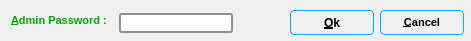
  <widget class="QFrame" name="frame_3">
   <property name="geometry">
    <rect>
     <x>0</x>
     <y>440</y>
     <width>471</width>
     <height>41</height>
    </rect>
   </property>
   <property name="styleSheet">
    <string notr="true">QFrame { 
background-color: qlineargradient(x1: 0, y1: 0, x2: 0, y2: 1,
stop: 0 #FFFFFF , stop: 1 #E0E0E0);
border: 0px;
border-radius: 3px;
margin-top: 1ex; /* leave space at the top for the title */
}

QFrame::title {
subcontrol-origin: margin;
subcontrol-position: top center; /* position at the top center */
padding: 0 3px;
}</string>
   </property>
   <property name="frameShape">
    <enum>QFrame::StyledPanel</enum>
   </property>
   <property name="frameShadow">
    <enum>QFrame::Plain</enum>
   </property>
   <property name="lineWidth">
    <number>0</number>
   </property>
   <widget class="QLabel" name="puLabel">
    <property name="geometry">
     <rect>
      <x>8</x>
      <y>8</y>
      <width>111</width>
      <height>25</height>
     </rect>
    </property>
    <property name="styleSheet">
     <string notr="true"/>
    </property>
    <property name="lineWidth">
     <number>0</number>
    </property>
    <property name="text">
     <string>&lt;!DOCTYPE HTML PUBLIC &quot;-//W3C//DTD HTML 4.0//EN&quot; &quot;http://www.w3.org/TR/REC-html40/strict.dtd&quot;&gt;
&lt;html&gt;&lt;head&gt;&lt;meta name=&quot;qrichtext&quot; content=&quot;1&quot; /&gt;&lt;style type=&quot;text/css&quot;&gt;
p, li { white-space: pre-wrap; }
&lt;/style&gt;&lt;/head&gt;&lt;body style=&quot; font-family:'MS Shell Dlg 2'; font-size:8.25pt; font-weight:400; font-style:normal;&quot;&gt;
&lt;p style=&quot; margin-top:0px; margin-bottom:0px; margin-left:0px; margin-right:0px; -qt-block-indent:0; text-indent:0px;&quot;&gt;&lt;span style=&quot; font-size:8pt; font-weight:600; color:#00aa00;&quot;&gt; &amp;amp;Admin Password :&lt;/span&gt;&lt;/p&gt;&lt;/body&gt;&lt;/html&gt;</string>
    </property>
    <property name="buddy">
     <cstring>adminPasswordLE</cstring>
    </property>
   </widget>
   <widget class="QLineEdit" name="adminPasswordLE">
    <property name="enabled">
     <bool>true</bool>
    </property>
    <property name="geometry">
     <rect>
      <x>119</x>
      <y>13</y>
      <width>114</width>
      <height>20</height>
     </rect>
    </property>
    <property name="toolTip">
     <string>&lt;!DOCTYPE HTML PUBLIC &quot;-//W3C//DTD HTML 4.0//EN&quot; &quot;http://www.w3.org/TR/REC-html40/strict.dtd&quot;&gt;
&lt;html&gt;&lt;head&gt;&lt;meta name=&quot;qrichtext&quot; content=&quot;1&quot; /&gt;&lt;style type=&quot;text/css&quot;&gt;
p, li { white-space: pre-wrap; }
&lt;/style&gt;&lt;/head&gt;&lt;body style=&quot; font-family:'MS Shell Dlg 2'; font-size:8.25pt; font-weight:400; font-style:normal;&quot;&gt;
&lt;p style=&quot; margin-top:0px; margin-bottom:0px; margin-left:0px; margin-right:0px; -qt-block-indent:0; text-indent:0px;&quot;&gt;&lt;span style=&quot; font-size:8pt;&quot;&gt;Enter Admin password to access privileged settings and press Enter&lt;/span&gt;&lt;/p&gt;&lt;/body&gt;&lt;/html&gt;</string>
    </property>
    <property name="styleSheet">
     <string notr="true">QLineEdit {
color:rgb(0,0,0);
     border: 2px solid #8f8f91;
     border-radius: 3px;
     min-width: 80px;
 }

QLineEdit:hover {

     border: 2px solid #00aaff;
     border-radius: 3px;
     min-width: 80px;
 }</string>
    </property>
    <property name="echoMode">
     <enum>QLineEdit::Password</enum>
    </property>
   </widget>
   <widget class="QPushButton" name="cancelButton">
    <property name="enabled">
     <bool>true</bool>
    </property>
    <property name="geometry">
     <rect>
      <x>380</x>
      <y>10</y>
      <width>84</width>
      <height>25</height>
     </rect>
    </property>
    <property name="sizePolicy">
     <sizepolicy hsizetype="Minimum" vsizetype="Fixed">
      <horstretch>0</horstretch>
      <verstretch>0</verstretch>
     </sizepolicy>
    </property>
    <property name="font">
     <font>
      <pointsize>8</pointsize>
      <weight>75</weight>
      <bold>true</bold>
      <stylestrategy>PreferDefault</stylestrategy>
     </font>
    </property>
    <property name="toolTip">
     <string>&lt;!DOCTYPE HTML PUBLIC &quot;-//W3C//DTD HTML 4.0//EN&quot; &quot;http://www.w3.org/TR/REC-html40/strict.dtd&quot;&gt;
&lt;html&gt;&lt;head&gt;&lt;meta name=&quot;qrichtext&quot; content=&quot;1&quot; /&gt;&lt;style type=&quot;text/css&quot;&gt;
p, li { white-space: pre-wrap; }
&lt;/style&gt;&lt;/head&gt;&lt;body style=&quot; font-family:'MS Shell Dlg 2'; font-size:8.25pt; font-weight:400; font-style:normal;&quot;&gt;
&lt;p style=&quot; margin-top:0px; margin-bottom:0px; margin-left:0px; margin-right:0px; -qt-block-indent:0; text-indent:0px;&quot;&gt;&lt;span style=&quot; font-size:8pt;&quot;&gt;Close without Saving.&lt;/span&gt;&lt;/p&gt;&lt;/body&gt;&lt;/html&gt;</string>
    </property>
    <property name="layoutDirection">
     <enum>Qt::RightToLeft</enum>
    </property>
    <property name="styleSheet">
     <string notr="true">QPushButton { 
border: 1px solid #00AAFF;
border-radius: 4px;
background-color: qlineargradient(x1: 0, y1: 0, x2: 0, y2: 1,
stop: 0 #f6f7fa, stop: 1 #dadbde);
min-width: 80px;
}

QPushButton:hover { border: 2px solid #33CC00; 
color: rgb(255, 0, 0);}

QPushButton:pressed {
background-color: qlineargradient(x1: 0, y1: 0, x2: 0, y2: 1,
stop: 0 #dadbde, stop: 1 #f6f7fa);
}

QPushButton:flat {
border: none; /* no border for a flat push button */
}

QPushButton:default {
border-color: navy; /* make the default button prominent */
}</string>
    </property>
    <property name="text">
     <string>&amp;Cancel</string>
    </property>
    <property name="icon">
     <iconset>
      <normaloff>../../Qt/4.4.0/pran/mainwindow/images/zenity-entry.png</normaloff>../../Qt/4.4.0/pran/mainwindow/images/zenity-entry.png</iconset>
    </property>
    <property name="iconSize">
     <size>
      <width>33</width>
      <height>33</height>
     </size>
    </property>
    <property name="autoDefault">
     <bool>false</bool>
    </property>
   </widget>
   <widget class="QPushButton" name="okButton">
    <property name="enabled">
     <bool>true</bool>
    </property>
    <property name="geometry">
     <rect>
      <x>290</x>
      <y>10</y>
      <width>84</width>
      <height>25</height>
     </rect>
    </property>
    <property name="font">
     <font>
      <family>MS Shell Dlg 2</family>
      <weight>75</weight>
      <bold>true</bold>
      <stylestrategy>PreferDefault</stylestrategy>
     </font>
    </property>
    <property name="toolTip">
     <string>&lt;!DOCTYPE HTML PUBLIC &quot;-//W3C//DTD HTML 4.0//EN&quot; &quot;http://www.w3.org/TR/REC-html40/strict.dtd&quot;&gt;
&lt;html&gt;&lt;head&gt;&lt;meta name=&quot;qrichtext&quot; content=&quot;1&quot; /&gt;&lt;style type=&quot;text/css&quot;&gt;
p, li { white-space: pre-wrap; }
&lt;/style&gt;&lt;/head&gt;&lt;body style=&quot; font-family:'MS Shell Dlg 2'; font-size:8.25pt; font-weight:400; font-style:normal;&quot;&gt;
&lt;p style=&quot; margin-top:0px; margin-bottom:0px; margin-left:0px; margin-right:0px; -qt-block-indent:0; text-indent:0px;&quot;&gt;&lt;span style=&quot; font-size:8pt;&quot;&gt;Save the Changes and Close.&lt;/span&gt;&lt;/p&gt;&lt;/body&gt;&lt;/html&gt;</string>
    </property>
    <property name="styleSheet">
     <string notr="true">QPushButton { 
border: 1px solid #00AAFF;
border-radius: 4px;
background-color: qlineargradient(x1: 0, y1: 0, x2: 0, y2: 1,
stop: 0 #f6f7fa, stop: 1 #dadbde);
min-width: 80px;
}

QPushButton:hover { border: 2px solid #33CC00; 
color: rgb(255, 0, 0);}

QPushButton:pressed {
background-color: qlineargradient(x1: 0, y1: 0, x2: 0, y2: 1,
stop: 0 #dadbde, stop: 1 #f6f7fa);
}

QPushButton:flat {
border: none; /* no border for a flat push button */
}

QPushButton:default {
border-color: navy; /* make the default button prominent */
}</string>
    </property>
    <property name="text">
     <string>&amp;Ok</string>
    </property>
   </widget>
  </widget>
